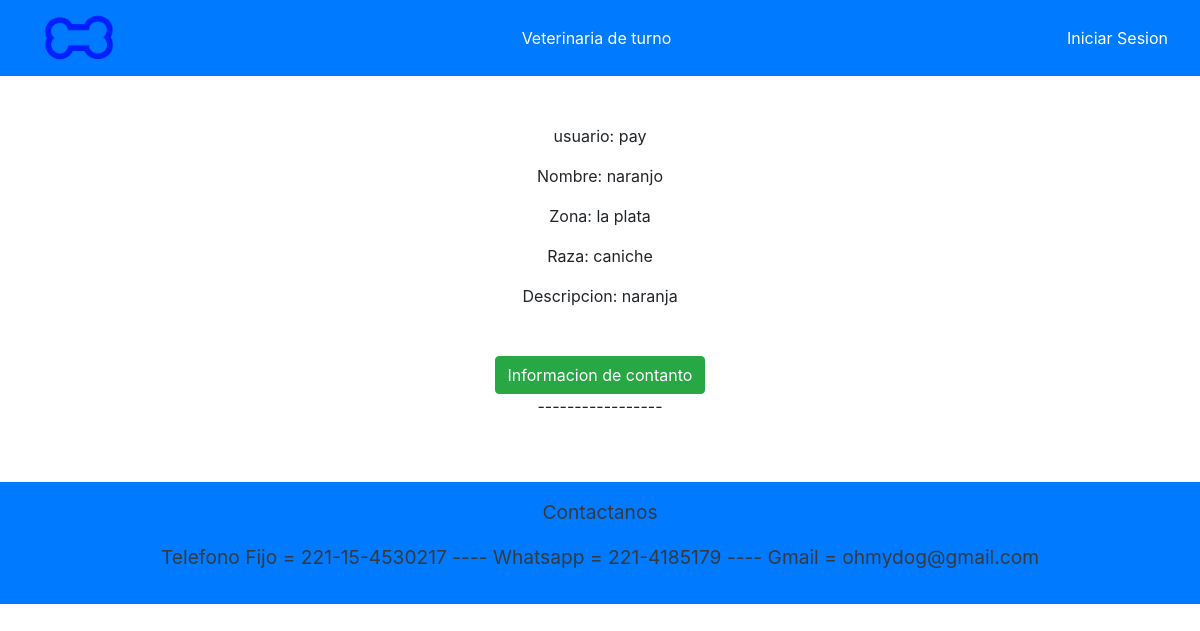
The page /listarAdopciones on the database as committed earlier.
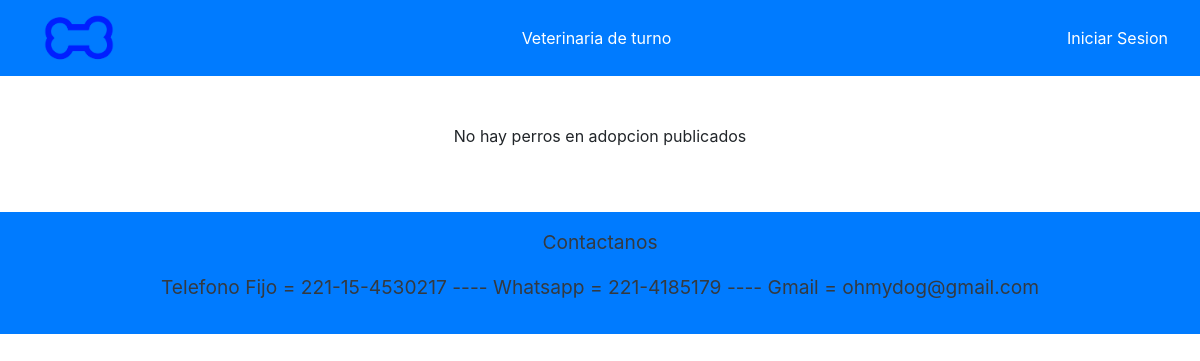
The same page on the database as committed later.
### APP/models.py (models this page shows, shortened)
class PerroAdopcion(models.Model):
    usuario = models.CharField(max_length=30)
    nombre = models.CharField(max_length=30)
    raza = models.CharField(max_length=30)
    descripcion = models.CharField(max_length=30)
    zona = models.CharField(max_length=50, default='NO')

### APP/views.py (the view)
# urls.py: path('listarAdopciones',views.ListarAdopciones,name='listarAdopciones'),
def ListarAdopciones(request):
    adop = PerroAdopcion.objects.all()
    context = {'context': adop,
               'usuario': usuario}
    return render(request, 'paginas/listarAdopciones.html', context)

### APP/templates/paginas/listarAdopciones.html (shortened to what this page needs)
{% extends 'paginas/base.html' %}
{% load static %}
{% block contenido %}
<div class="d-flex justify-content-center flex-column align-items-center">
    {% if context|length == 0 %}
        <p>No hay perros en adopcion publicados</p>
    {% else %}
        {% for c in context %}
            <p>usuario: {{ c.usuario }}</p>
            <p>Nombre: {{ c.nombre }}</p>
            <p>Zona: {{ c.zona }}</p>
            <p>Raza: {{ c.raza }}</p>
            <p>Descripcion: {{ c.descripcion }}</p>
            {% if usuario.esCliente or usuario.esVeterinario%}
                    <a href="./ContactarAdop/{{c.usuario}}" class="btn btn-success">Informacion de contanto</a>
            {% else %}
                    <a href="./contactarAVisit/{{c.usuario}}" class="btn btn-success">Informacion de contanto</a>
            {% endif %}
            <p>-----------------</p>
        {% endfor %}
    {% endif %}
</div>
{% endblock %}

Rows that differ between the two databases and show on the page:
removed PerroAdopcion: usuario "pay", nombre "naranjo", zona "la plata", raza "caniche", descripcion "naranja"
Other text that changed with them:
text now shown: "No hay perros en adopcion publicados"
